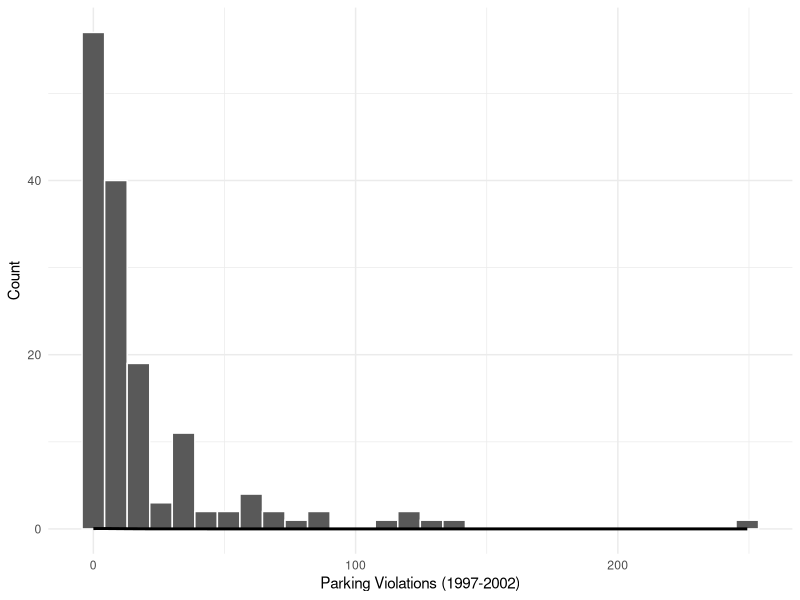
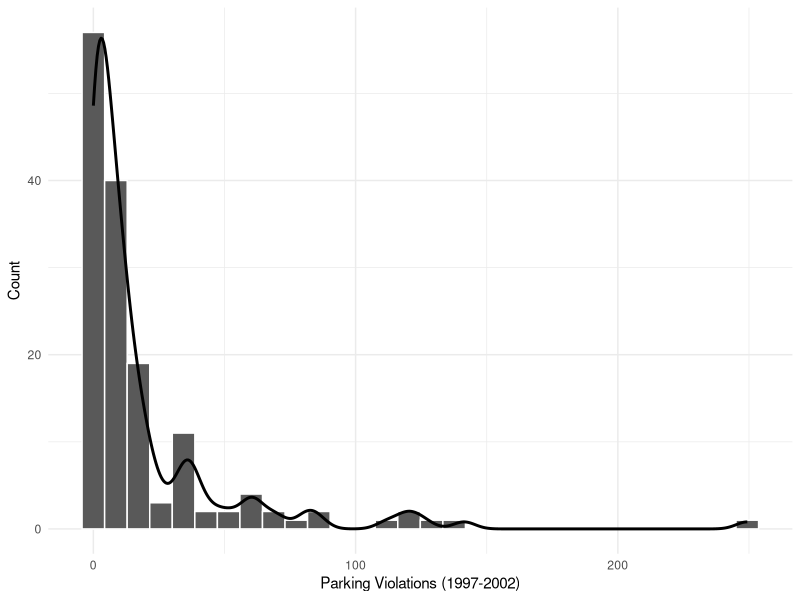
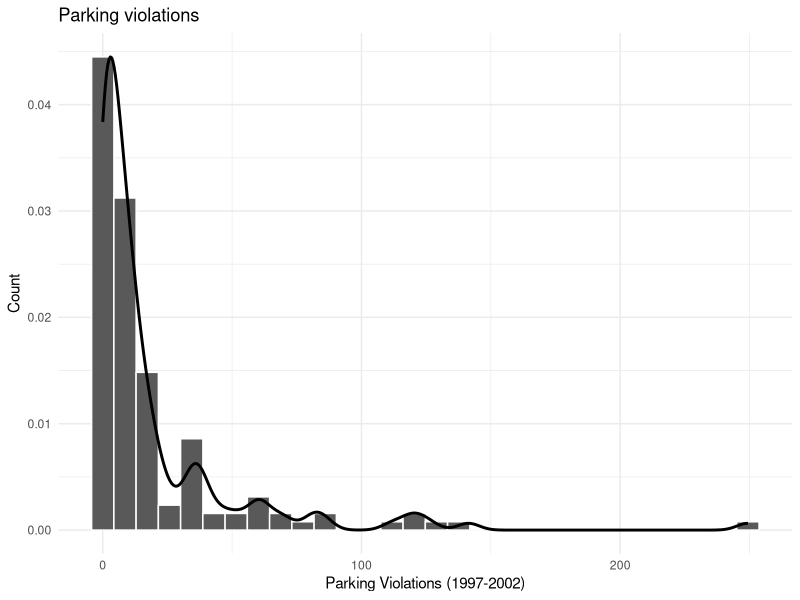
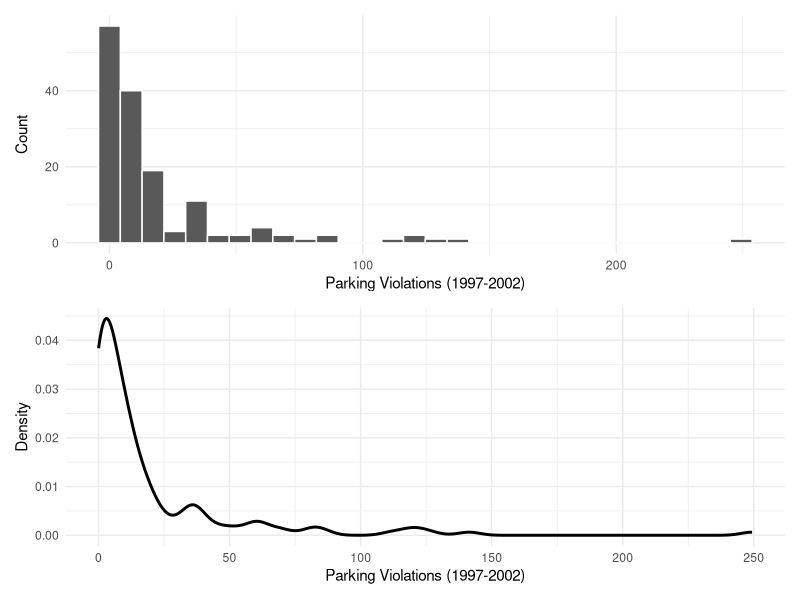

Source code (R) for these figures, in order:
## ---- chunk 1
knitr::opts_chunk$set(echo = TRUE)
## ---- chunk 2
library(tidyverse)
## ---- chunk 3
parking_raw = read_csv('parking.csv')
## ---- chunk 4
length( unique( parking_raw$country ) )
## ---- chunk 5
parking_raw %>%
  summarize(
    n_distinct(country)
  )
## ---- chunk 6
parking = parking_raw %>%
  select(
    country, viol_pd, temp_post, wbcode
  ) %>%
  filter(
    viol_pd != -99
  ) %>%
  rename(
    viol_pd_post = temp_post
  ) %>%
  arrange(
    -viol_pd
  )
## ---- chunk 7
parkingBase = parking_raw[,c('country', 'viol_pd', 'temp_post', 'wbcode')]
parkingBase = parkingBase[parkingBase$viol_pd != -99,]
names(parkingBase)[3] = 'viol_pd_post'
parkingBase = parkingBase[order(parkingBase$viol_pd, decreasing=TRUE),]
## ---- chunk 8
str(parking)
## ---- chunk 9
mode = function(x){
  x = x[!is.na(x)]
  cnts = sort(table(x), decreasing=TRUE)
  maxVal = cnts[1]
  ids = names(cnts[cnts==maxVal])
  if( length(ids)>1 ){ 
    out = paste(ids, collapse=', ')  
  } else { out = ids  }
  return(ids)
}
## ---- chunk 10
parking %>%
  summarize(
    avg = mean(viol_pd),
    mid = median(viol_pd),
    mostFreq = mode(viol_pd)
  )
## ---- chunk 11
mean(parking$viol_pd)
median(parking$viol_pd)
mode(parking$viol_pd)
## ---- chunk 12
# Note that here, we're trying to put two plots together that have different scales on the y axis. if we wanted to do the ggplot approach, we can add aes(y=8.5*..count..) to the geom_density line. We chose 8.5 as our scale. We select 8.5 because we're adjusting density height so that the highest point matches the highest point of the histogram BUT this approach will never be perfect. 

# Here's what happens if we don't adjust for density height. 
ggplot(parking, aes(x=viol_pd)) +
  geom_histogram(color='white') +
  geom_density(size=1) +
  labs(
    y='Count', 
    x='Parking Violations (1997-2002)'
  ) +
  theme_bw() +
  theme(
    axis.ticks = element_blank(),
    panel.border = element_blank()
  ) 


# Here's what happens when you approach the sol by adjusting the density y axis by our estimation of 8.5
ggplot(parking, aes(x=viol_pd)) +
  geom_histogram(color='white') +
  geom_density(aes(y=8.5*..count..), size=1) +
  labs(
    y='Count', 
    x='Parking Violations (1997-2002)'
  ) +
  theme_bw() +
  theme(
    axis.ticks = element_blank(),
    panel.border = element_blank()
  ) 

# a neater solution is to adjust the geom_histogram line and adjust it
ggplot(parking, aes(x=viol_pd)) +
  geom_histogram(aes(y=..density..), color='white') +
  geom_density(size=1) +
  labs(title="Parking violations",
    y='Count', 
    x='Parking Violations (1997-2002)'
  ) +
  theme_bw() +
  theme(
    axis.ticks = element_blank(),
    panel.border = element_blank()
  ) 
## ---- chunk 13
library(patchwork)

ggHist = ggplot(parking, aes(x=viol_pd)) +
  geom_histogram(color='white') +
  labs(
    y='Count', 
    x='Parking Violations (1997-2002)'
  ) +
  theme_bw() +
  theme(
    axis.ticks = element_blank(),
    panel.border = element_blank()
  ) 

ggDens = ggplot(parking, aes(x=viol_pd)) +
  geom_density(size=1) +
  labs(
    y='Density', 
    x='Parking Violations (1997-2002)'
  ) +
  theme_bw() +
  theme(
    axis.ticks = element_blank(),
    panel.border = element_blank()
  ) 

ggHist / ggDens
## ---- chunk 14
parking %>%
  summarize(
    avg = mean(viol_pd_post),
    mid = median(viol_pd_post),
    mostFreq = mode(viol_pd_post)
  )
## ---- chunk 15
top10 = parking %>% top_n(n=10, wt=viol_pd)
## ---- chunk 16
top10Base = parking[1:10,]
## ---- chunk 17
top10 = top10 %>%
  mutate(
    viol_diff = viol_pd_post - viol_pd
  ) %>%
  arrange(
    viol_diff
  )
top10
## ---- chunk 18
top10Base$viol_diff = top10Base$viol_pd_post - top10Base$viol_pd
top10Base = top10Base[order(top10Base$viol_diff),]
top10Base
